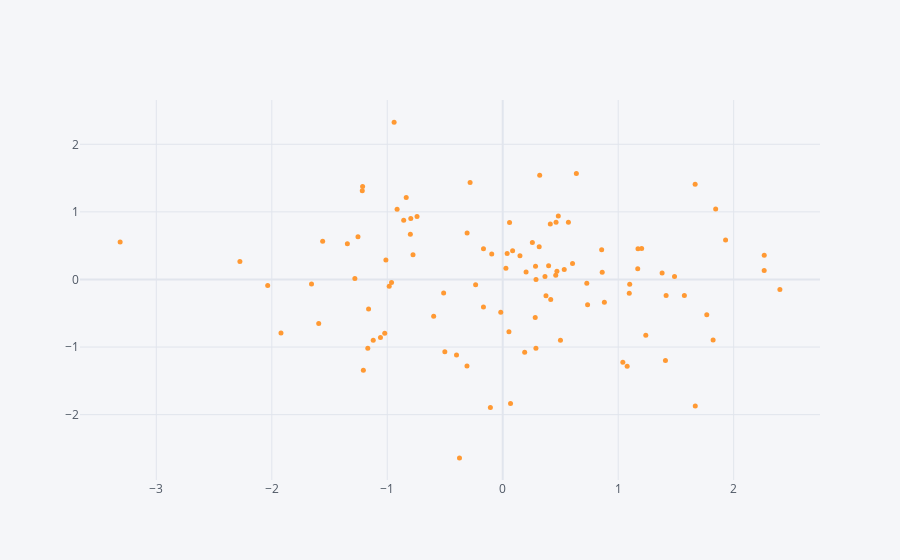

The code cell stored with this chart in its notebook:
### Code cell
df.iplot(kind='scatter', x='A', y='B', mode='markers' , size = 5)
#without mode plotly tries to connect lines
